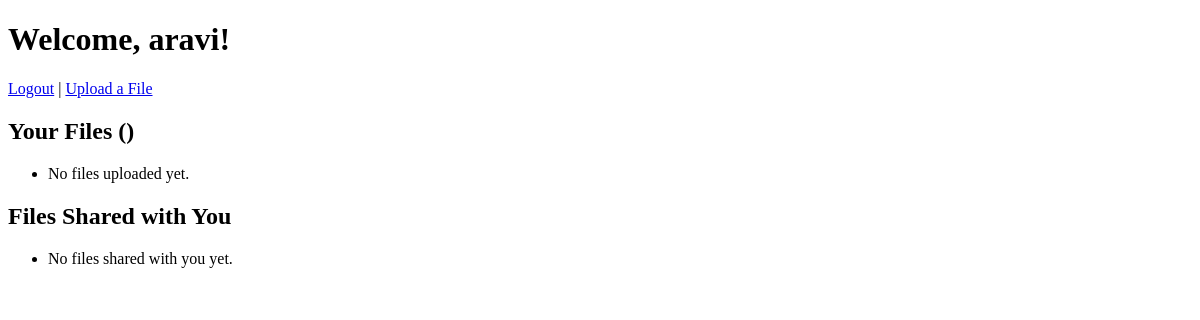
The app's page / (signed in), older data.
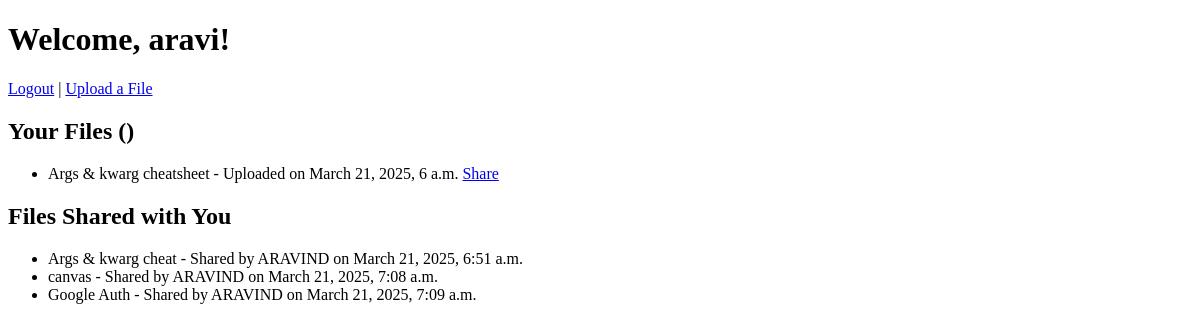
The same page, newer data.
### core/models.py (models this page shows, shortened)
class File(models.Model):
    name=models.CharField(max_length=255)
    uploaded_file = models.FileField(upload_to='uploads/%Y/%m/%d/')
    upload_date = models.DateTimeField(auto_now_add=True)
    user = models.ForeignKey(User, on_delete=models.CASCADE)

class SharedFile(models.Model):
    file = models.ForeignKey(File, on_delete=models.CASCADE)
    shared_with = models.ForeignKey(User,on_delete=models.CASCADE,related_name="shared_files")
    shared_date = models.DateTimeField(auto_now_add=True)
    class Meta:
        unique_together = ('file', 'shared_with') # preventing duplicate sharing
    def __str__(self):
        return f"{self.file.name} shared with {self.shared_with.username}"

### core/views.py (the view)
# urls.py: path('', views.dashboard, name='dashboard'),
@login_required(login_url='login')
def dashboard(request):
    files = File.objects.filter(user=request.user)
    totalfiles = files.count()
    sharedfiles = SharedFile.objects.filter(shared_with = request.user)
    print(f"Logged-in user: {request.user.username}")
    print(f"Shared files for {request.user.username}: {sharedfiles}")
    return render(request,'core/dashboard.html', {'files':files, 'totalfiles':totalfiles , 'sharedfiles':sharedfiles})

### core/templates/core/dashboard.html (shortened to what this page needs)
<!DOCTYPE html>
<html>
<head><title>Dashboard</title></head>
<body>
    <h1>Welcome, {{ user.username }}!</h1>
    <p><a href="{% url 'logout' %}">Logout</a> | <a href="{% url 'upload_file' %}">Upload a File</a></p>
    <h2>Your Files ({{ total_files }})</h2>
    <ul>
    {% for file in files %}
        <li>{{ file.name }} - Uploaded on {{ file.upload_date }}
            <a href="{% url 'share_file' file.id %}">Share</a></li>
    {% empty %}
        <li>No files uploaded yet.</li>
    {% endfor %}
    </ul>
    <h2>Files Shared with You</h2>
    <ul>
    {% for shared in sharedfiles %}
        <li>{{ shared.file.name }} - Shared by {{ shared.file.user.username }} on {{ shared.shared_date }}</li>
    {% empty %}
        <li>No files shared with you yet.</li>
    {% endfor %}
    </ul>
</body>
</html>

Row changes from the older to the newer data that the page shows:
added File: name "Args & kwarg cheatsheet", upload_date "March 21, 2025, 6 a.m."
added SharedFile: file.name "Args & kwarg cheat", file.user.username "ARAVIND", shared_date "March 21, 2025, 6:51 a.m."
added SharedFile: file.name "canvas", file.user.username "ARAVIND", shared_date "March 21, 2025, 7:08 a.m."
added SharedFile: file.name "Google Auth", file.user.username "ARAVIND", shared_date "March 21, 2025, 7:09 a.m."
Text that changed along with them:
text no longer shown: "No files uploaded yet. No files shared with you yet."
